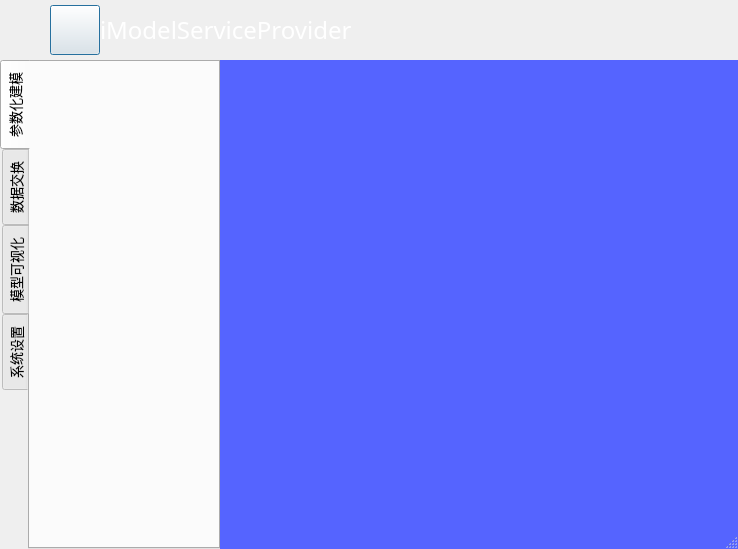
<?xml version="1.0" encoding="UTF-8"?>
<ui version="4.0">
 <class>frmMain</class>
 <widget class="QDialog" name="frmMain">
  <property name="geometry">
   <rect>
    <x>0</x>
    <y>0</y>
    <width>738</width>
    <height>549</height>
   </rect>
  </property>
  <property name="windowTitle">
   <string>蚂蚁时空信息服务平台</string>
  </property>
  <property name="sizeGripEnabled">
   <bool>true</bool>
  </property>
  <layout class="QHBoxLayout" name="horizontalLayout_5">
   <property name="spacing">
    <number>0</number>
   </property>
   <property name="margin">
    <number>0</number>
   </property>
   <item>
    <layout class="QVBoxLayout" name="verticalLayout_3">
     <property name="spacing">
      <number>0</number>
     </property>
     <item>
      <widget class="QWidget" name="widget_title" native="true">
       <property name="sizePolicy">
        <sizepolicy hsizetype="Preferred" vsizetype="Fixed">
         <horstretch>0</horstretch>
         <verstretch>0</verstretch>
        </sizepolicy>
       </property>
       <property name="minimumSize">
        <size>
         <width>100</width>
         <height>60</height>
        </size>
       </property>
       <property name="maximumSize">
        <size>
         <width>16777215</width>
         <height>60</height>
        </size>
       </property>
       <layout class="QHBoxLayout" name="horizontalLayout_2">
        <property name="spacing">
         <number>0</number>
        </property>
        <property name="margin">
         <number>0</number>
        </property>
        <item>
         <spacer name="horizontalSpacer">
          <property name="orientation">
           <enum>Qt::Horizontal</enum>
          </property>
          <property name="sizeType">
           <enum>QSizePolicy::Fixed</enum>
          </property>
          <property name="sizeHint" stdset="0">
           <size>
            <width>50</width>
            <height>20</height>
           </size>
          </property>
         </spacer>
        </item>
        <item>
         <widget class="QPushButton" name="pushButton">
          <property name="minimumSize">
           <size>
            <width>50</width>
            <height>50</height>
           </size>
          </property>
          <property name="maximumSize">
           <size>
            <width>50</width>
            <height>50</height>
           </size>
          </property>
          <property name="styleSheet">
           <string notr="true">border-image: url(:/image/main.ico);</string>
          </property>
          <property name="text">
           <string/>
          </property>
         </widget>
        </item>
        <item alignment="Qt::AlignVCenter">
         <widget class="QLabel" name="lab_Title">
          <property name="sizePolicy">
           <sizepolicy hsizetype="Expanding" vsizetype="Preferred">
            <horstretch>0</horstretch>
            <verstretch>0</verstretch>
           </sizepolicy>
          </property>
          <property name="font">
           <font>
            <family>微软雅黑</family>
            <pointsize>18</pointsize>
            <weight>50</weight>
            <italic>false</italic>
            <bold>false</bold>
           </font>
          </property>
          <property name="styleSheet">
           <string notr="true">font: 18pt &quot;微软雅黑&quot;;
color: rgb(255, 255, 255);
</string>
          </property>
          <property name="text">
           <string>iModelServiceProvider</string>
          </property>
          <property name="alignment">
           <set>Qt::AlignLeading|Qt::AlignLeft|Qt::AlignVCenter</set>
          </property>
          <property name="margin">
           <number>20</number>
          </property>
         </widget>
        </item>
        <item>
         <widget class="QWidget" name="widget_menu" native="true">
          <property name="sizePolicy">
           <sizepolicy hsizetype="Minimum" vsizetype="Preferred">
            <horstretch>0</horstretch>
            <verstretch>0</verstretch>
           </sizepolicy>
          </property>
          <layout class="QHBoxLayout" name="horizontalLayout">
           <property name="spacing">
            <number>0</number>
           </property>
           <property name="margin">
            <number>0</number>
           </property>
           <item>
            <widget class="QLabel" name="lab_Ico">
             <property name="sizePolicy">
              <sizepolicy hsizetype="Minimum" vsizetype="Preferred">
               <horstretch>0</horstretch>
               <verstretch>0</verstretch>
              </sizepolicy>
             </property>
             <property name="minimumSize">
              <size>
               <width>30</width>
               <height>0</height>
              </size>
             </property>
             <property name="text">
              <string/>
             </property>
             <property name="alignment">
              <set>Qt::AlignCenter</set>
             </property>
            </widget>
           </item>
           <item>
            <widget class="QPushButton" name="btnMenu_About">
             <property name="sizePolicy">
              <sizepolicy hsizetype="Minimum" vsizetype="Expanding">
               <horstretch>0</horstretch>
               <verstretch>0</verstretch>
              </sizepolicy>
             </property>
             <property name="minimumSize">
              <size>
               <width>31</width>
               <height>0</height>
              </size>
             </property>
             <property name="cursor">
              <cursorShape>ArrowCursor</cursorShape>
             </property>
             <property name="focusPolicy">
              <enum>Qt::NoFocus</enum>
             </property>
             <property name="toolTip">
              <string>关于</string>
             </property>
             <property name="text">
              <string/>
             </property>
             <property name="flat">
              <bool>true</bool>
             </property>
            </widget>
           </item>
           <item>
            <widget class="QPushButton" name="btnMenu">
             <property name="sizePolicy">
              <sizepolicy hsizetype="Minimum" vsizetype="Expanding">
               <horstretch>0</horstretch>
               <verstretch>0</verstretch>
              </sizepolicy>
             </property>
             <property name="minimumSize">
              <size>
               <width>31</width>
               <height>0</height>
              </size>
             </property>
             <property name="cursor">
              <cursorShape>ArrowCursor</cursorShape>
             </property>
             <property name="focusPolicy">
              <enum>Qt::NoFocus</enum>
             </property>
             <property name="toolTip">
              <string>图层面板</string>
             </property>
             <property name="text">
              <string/>
             </property>
             <property name="flat">
              <bool>true</bool>
             </property>
            </widget>
           </item>
           <item>
            <widget class="QPushButton" name="btnMenu_Min">
             <property name="sizePolicy">
              <sizepolicy hsizetype="Minimum" vsizetype="Expanding">
               <horstretch>0</horstretch>
               <verstretch>0</verstretch>
              </sizepolicy>
             </property>
             <property name="minimumSize">
              <size>
               <width>31</width>
               <height>0</height>
              </size>
             </property>
             <property name="cursor">
              <cursorShape>ArrowCursor</cursorShape>
             </property>
             <property name="focusPolicy">
              <enum>Qt::NoFocus</enum>
             </property>
             <property name="toolTip">
              <string>最小化</string>
             </property>
             <property name="text">
              <string/>
             </property>
             <property name="flat">
              <bool>true</bool>
             </property>
            </widget>
           </item>
           <item>
            <widget class="QPushButton" name="btnMenu_Max">
             <property name="sizePolicy">
              <sizepolicy hsizetype="Minimum" vsizetype="Expanding">
               <horstretch>0</horstretch>
               <verstretch>0</verstretch>
              </sizepolicy>
             </property>
             <property name="minimumSize">
              <size>
               <width>31</width>
               <height>0</height>
              </size>
             </property>
             <property name="cursor">
              <cursorShape>ArrowCursor</cursorShape>
             </property>
             <property name="focusPolicy">
              <enum>Qt::NoFocus</enum>
             </property>
             <property name="toolTip">
              <string>最大化</string>
             </property>
             <property name="text">
              <string/>
             </property>
             <property name="flat">
              <bool>true</bool>
             </property>
            </widget>
           </item>
           <item>
            <widget class="QPushButton" name="btnMenu_Close">
             <property name="sizePolicy">
              <sizepolicy hsizetype="Minimum" vsizetype="Expanding">
               <horstretch>0</horstretch>
               <verstretch>0</verstretch>
              </sizepolicy>
             </property>
             <property name="minimumSize">
              <size>
               <width>40</width>
               <height>0</height>
              </size>
             </property>
             <property name="cursor">
              <cursorShape>ArrowCursor</cursorShape>
             </property>
             <property name="focusPolicy">
              <enum>Qt::NoFocus</enum>
             </property>
             <property name="toolTip">
              <string>关闭</string>
             </property>
             <property name="text">
              <string/>
             </property>
             <property name="flat">
              <bool>true</bool>
             </property>
            </widget>
           </item>
          </layout>
         </widget>
        </item>
       </layout>
      </widget>
     </item>
     <item>
      <layout class="QHBoxLayout" name="horizontalLayout_4">
       <property name="spacing">
        <number>0</number>
       </property>
       <item>
        <widget class="QTabWidget" name="tabWidget">
         <property name="sizePolicy">
          <sizepolicy hsizetype="Fixed" vsizetype="Expanding">
           <horstretch>0</horstretch>
           <verstretch>0</verstretch>
          </sizepolicy>
         </property>
         <property name="minimumSize">
          <size>
           <width>220</width>
           <height>0</height>
          </size>
         </property>
         <property name="maximumSize">
          <size>
           <width>220</width>
           <height>16777215</height>
          </size>
         </property>
         <property name="font">
          <font>
           <family>微软雅黑</family>
           <pointsize>10</pointsize>
           <weight>50</weight>
           <bold>false</bold>
           <kerning>true</kerning>
          </font>
         </property>
         <property name="layoutDirection">
          <enum>Qt::LeftToRight</enum>
         </property>
         <property name="styleSheet">
          <string notr="true"/>
         </property>
         <property name="tabPosition">
          <enum>QTabWidget::West</enum>
         </property>
         <property name="tabShape">
          <enum>QTabWidget::Rounded</enum>
         </property>
         <property name="currentIndex">
          <number>0</number>
         </property>
         <property name="iconSize">
          <size>
           <width>18</width>
           <height>18</height>
          </size>
         </property>
         <property name="movable">
          <bool>true</bool>
         </property>
         <widget class="QWidget" name="tab">
          <attribute name="icon">
           <iconset resource="rc.qrc">
            <normaloff>:/image/fullExtend.png</normaloff>:/image/fullExtend.png</iconset>
          </attribute>
          <attribute name="title">
           <string>参数化建模</string>
          </attribute>
          <layout class="QHBoxLayout" name="horizontalLayout_8">
           <property name="spacing">
            <number>0</number>
           </property>
           <property name="leftMargin">
            <number>0</number>
           </property>
           <property name="topMargin">
            <number>15</number>
           </property>
           <property name="rightMargin">
            <number>0</number>
           </property>
           <property name="bottomMargin">
            <number>0</number>
           </property>
          </layout>
         </widget>
         <widget class="QWidget" name="tab_4">
          <attribute name="icon">
           <iconset resource="rc.qrc">
            <normaloff>:/image/analyse.png</normaloff>:/image/analyse.png</iconset>
          </attribute>
          <attribute name="title">
           <string>数据交换</string>
          </attribute>
          <layout class="QHBoxLayout" name="horizontalLayout_10">
           <property name="spacing">
            <number>0</number>
           </property>
           <property name="margin">
            <number>0</number>
           </property>
          </layout>
         </widget>
         <widget class="QWidget" name="tab_6">
          <attribute name="icon">
           <iconset resource="rc.qrc">
            <normaloff>:/image/tool.png</normaloff>:/image/tool.png</iconset>
          </attribute>
          <attribute name="title">
           <string>模型可视化</string>
          </attribute>
          <layout class="QHBoxLayout" name="horizontalLayout_11">
           <property name="spacing">
            <number>0</number>
           </property>
           <property name="margin">
            <number>0</number>
           </property>
          </layout>
         </widget>
         <widget class="QWidget" name="tab_2">
          <attribute name="icon">
           <iconset resource="rc.qrc">
            <normaloff>:/image/setting.png</normaloff>:/image/setting.png</iconset>
          </attribute>
          <attribute name="title">
           <string>系统设置</string>
          </attribute>
          <layout class="QHBoxLayout" name="horizontalLayout_9">
           <property name="spacing">
            <number>0</number>
           </property>
           <property name="margin">
            <number>0</number>
           </property>
          </layout>
         </widget>
        </widget>
       </item>
       <item>
        <layout class="QVBoxLayout" name="verticalLayout_2">
         <property name="spacing">
          <number>0</number>
         </property>
         <item>
          <widget class="QWidget" name="widget_3" native="true">
           <property name="styleSheet">
            <string notr="true">background-color: rgb(85, 100, 255);</string>
           </property>
           <layout class="QHBoxLayout" name="horizontalLayout_3">
            <property name="spacing">
             <number>0</number>
            </property>
            <property name="margin">
             <number>0</number>
            </property>
            <item>
             <layout class="QGridLayout" name="globeLayerOut">
              <property name="spacing">
               <number>0</number>
              </property>
             </layout>
            </item>
           </layout>
          </widget>
         </item>
        </layout>
       </item>
      </layout>
     </item>
    </layout>
   </item>
  </layout>
 </widget>
 <layoutdefault spacing="6" margin="11"/>
 <resources>
  <include location="rc.qrc"/>
 </resources>
 <connections>
  <connection>
   <sender>lab_Ico</sender>
   <signal>linkActivated(QString)</signal>
   <receiver>frmMain</receiver>
   <slot>slotShowLayerManager()</slot>
   <hints>
    <hint type="sourcelabel">
     <x>600</x>
     <y>60</y>
    </hint>
    <hint type="destinationlabel">
     <x>354</x>
     <y>243</y>
    </hint>
   </hints>
  </connection>
  <connection>
   <sender>btnMenu</sender>
   <signal>clicked()</signal>
   <receiver>frmMain</receiver>
   <slot>slotShowToolControl()</slot>
   <hints>
    <hint type="sourcelabel">
     <x>632</x>
     <y>60</y>
    </hint>
    <hint type="destinationlabel">
     <x>354</x>
     <y>243</y>
    </hint>
   </hints>
  </connection>
 </connections>
 <slots>
  <slot>slotShowToolControl()</slot>
  <slot>slotShowLayerManager()</slot>
  <slot>slotSearchPlaceName()</slot>
  <slot>slotDisMeature()</slot>
  <slot>slotAreaMeature()</slot>
  <slot>slotAzimuthMeature()</slot>
  <slot>slotClearMeatureResult()</slot>
 </slots>
</ui>
